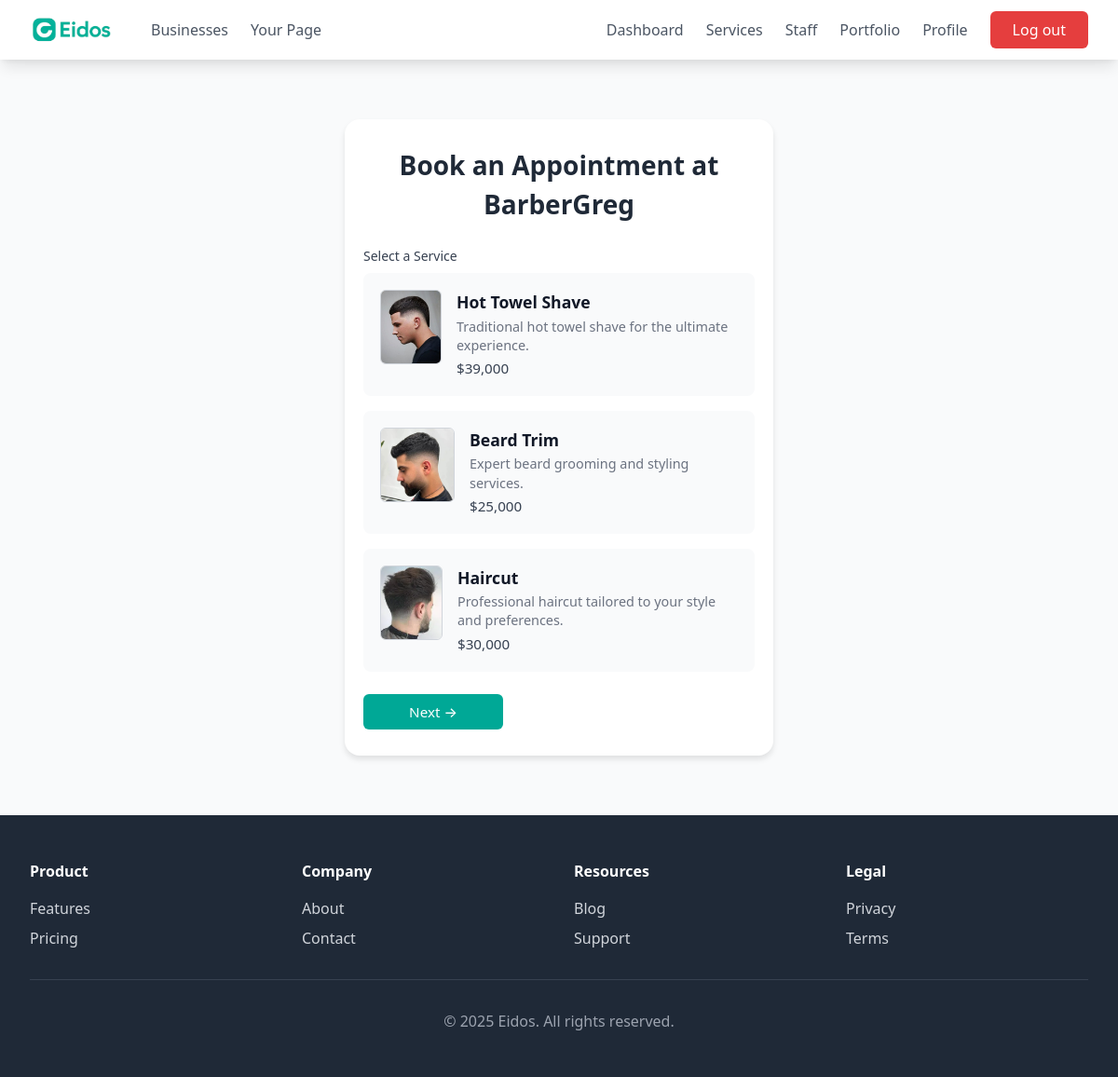
/customer/book-appointment/2/ (signed in), run on the app's committed database.
### business/models.py (models this page shows, shortened)
class BusinessAccount(models.Model):
    name = models.CharField(max_length=100)
    email = models.EmailField(max_length=100, default='')
    address = models.CharField(max_length=200)
    description = models.TextField(blank=True)
    logo = models.ImageField(upload_to='business/images/')
    user = models.OneToOneField(Account, on_delete=models.CASCADE, null=True, blank=True)
    phone = models.CharField(max_length=20)
    instagram = models.URLField(blank=True, null=True)
    facebook = models.URLField(blank=True, null=True)
    twitter = models.URLField(blank=True, null=True)
    tiktok = models.URLField(blank=True, null=True)

class Service(models.Model):
    business = models.ForeignKey(BusinessAccount, on_delete=models.CASCADE, default=get_default_business)
    name = models.CharField(max_length=200)
    description = models.TextField(blank=True, null=True)
    price = models.DecimalField(max_digits=10, decimal_places=2)
    available = models.BooleanField(default=True)
    image = models.ImageField(upload_to='services/', blank=True, null=True)
    created_at = models.DateTimeField(auto_now_add=True)

### customer/views.py (the view)
# urls.py: path('book-appointment/<int:business_id>/', views.bookAppointment, name='book_appointment'),
@login_required(login_url='must_be_logged_in')
def bookAppointment(request, business_id):
    try:
        business = BusinessAccount.objects.get(id=business_id)
    except BusinessAccount.DoesNotExist:
        return render(request, 'error.html', {'message': 'Business not found'})
    services = Service.objects.filter(business=business)  # Obtain the services associated with the business
    barbers = business.employees.all()
    if request.method == 'POST':
        form = AppointmentForm(request.POST)
        if form.is_valid():
            if not hasattr(request.user, 'customer'):
                messages.error(request, "Your account is not registered as a customer.")
                return redirect('home')
            customer = request.user.customer
            try:
                create_appointment(form, business, customer=customer)  # we use de centralized function
                messages.success(request, "Appointment booked successfully.")
                return redirect('userAppointments')
            except ValidationError as e:
                for error in e:
                    messages.error(request, error)
        else:
            for field, errors in form.errors.items():
                for error in errors:
                    messages.error(request, f"{field}: {error}")
    else:
        form = AppointmentForm()
        form.fields['service'].queryset = services
        form.fields['barber'].queryset = barbers
    return render(request, 'book_appointment.html', {
        'form': form,
        'business': business,
        'services': services,  # Pass the services to the template
        'barbers': barbers,
        'today': today,
    })

### business/models.py (called while the page is built)
def get_default_business():
    return BusinessAccount.objects.first().id

### eidosapp/context_processors.py (called while the page is built)
def user_type_context(request):
    user_type = None
    if request.user.is_authenticated:
        if hasattr(request.user, 'is_business') and request.user.is_business:
            user_type = 'business'
        elif hasattr(request.user, 'is_customer') and request.user.is_customer:
            user_type = 'customer'
    return {'user_type': user_type}

def business_user_context(request):
    business_user = None
    if request.user.is_authenticated and hasattr(request.user, 'is_business') and request.user.is_business:
        business_user = BusinessAccount.objects.get(user=request.user)
    return {'business_user': business_user}

### customer/templates/book_appointment.html (shortened to what this page needs)
{% extends 'base.html' %}
{% load static %}
{% load humanize %}
{% block content %}
<main>
    <div class="appointment-container">
        <h2>Book an Appointment at {{ business.name }}</h2>
        <form method="POST" id="appointment-form">
            <div class="form-step" id="step-1">
                <div class="form-group">
                    <label>Select a Service</label>
                    <div class="service-list-vertical">
                        {% for service in services %}
                            <div class="service-item" data-id="{{ service.id }}" data-price="{{ service.price }}" onclick="selectService(this)">
                                {% if service.image %}
                                    <img src="{{ service.image.url }}" alt="{{ service.name }}" class="service-image">
                                {% else %}
                                    <img src="{% static 'default-service.png' %}" alt="{{ service.name }}" class="service-image">
                                {% endif %}
                                <div class="service-details">
                                    <h4>{{ service.name }}</h4>
                                    {% if service.description %}
                                        <p class="service-description">{{ service.description }}</p>
                                    {% endif %}
                                    <p class="service-price">${{ service.price|floatformat:0|intcomma }}</p>
                                </div>
                            </div>
                        {% endfor %}
                    </div>
                </div>
                <div class="form-navigation">
                    <button type="button" class="btn-primary" onclick="nextStep()">Next →</button>
                </div>
            </div>
        </form>
    </div>
</main>
{% endblock %}

### eidosapp/templates/base.html (style rules this page uses)
:root { --primary-color: #00a896; --primary-dark: #007f6e; --secondary-color: #f8f9fa; }
body { padding-top: 64px; }
.btn-primary { background-color: var(--primary-color); color: white; transition: all 0.2s; }

### customer/templates/book_appointment.html (style rules this page uses)
body { padding-top: 64px; min-height: 100vh; display: flex; flex-direction: column; }
label { display: block; margin-bottom: 0.5rem; font-weight: 500; color: #374151; font-size: 0.875rem; }
.form-group { margin-bottom: 1.5rem; }
.appointment-container { background-color: white; border-radius: 1rem; box-shadow: 0 4px 6px rgba(0, 0, 0, 0.1); width: 100%; max-width: 460px; margin: 0 auto; padding: 1.75rem 1.25rem; }
.btn-primary { background-color: var(--primary-color); color: white; transition: all 0.2s; border-radius: 0.375rem; font-weight: 500; padding: 0.5rem 1.25rem; border: none; cursor: pointer; text-align: center; font-size: 0.95rem; }
h2 { font-size: 1.75rem; font-weight: 600; text-align: center; color: #1f2937; margin-bottom: 1.5rem; }
main { flex: 1; display: flex; align-items: center; justify-content: center; padding: 4rem 1rem; min-height: calc(100vh - 64px - 80px); }
.form-navigation { display: flex; justify-content: space-between; gap: 0.75rem; margin-top: 1rem; }
.form-navigation .btn-primary { width: auto; min-width: 100px; flex: 1; max-width: 150px; }
.service-item { display: flex; align-items: flex-start; gap: 1rem; padding: 1rem; border: 2px solid transparent; border-radius: 8px; background-color: #f9fafb; cursor: pointer; transition: border-color 0.2s ease, background-color 0.2s ease; }
.service-image { width: 80px; height: 80px; object-fit: cover; border-radius: 6px; border: 1px solid #d1d5db; }
.service-details h4 { margin: 0; font-size: 1.1rem; font-weight: 600; color: #111827; }
.service-description { margin: 0.2rem 0; font-size: 0.9rem; color: #6b7280; line-height: 1.4; }
.service-price { margin: 0.2rem 0 0 0; color: #374151; font-size: 0.95rem; font-weight: 500; }
.service-list-vertical { display: flex; flex-direction: column; gap: 1rem; }

### data on the page
BusinessAccount: name "BarberGreg"
Service: image (picture), name "Hot Towel Shave", description "Traditional hot towel shave for the ultimate experience.", price "39,000"
Service: image (picture), name "Beard Trim", description "Expert beard grooming and styling services.", price "25,000"
Service: image (picture), name "Haircut", description "Professional haircut tailored to your style and preferences.", price "30,000"
